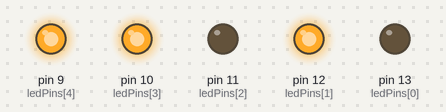
Simulated run of this sketch. Board: Arduino Uno, built with avr-gcc and run on an emulated ATmega328P. On the bench: output pins drawn as LEDs (lit = HIGH).

Above: at 0.1 s.
Timing chart, 0 to 1.6 s (numbered marks = the images above):
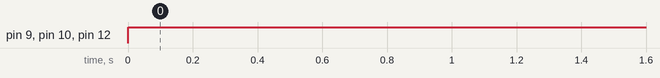

The sketch:

Basic-bitRead.ino
```cpp
int bitPattern = B00011010;
const byte numPin = 5;
const int ledPins[5] = {13, 12, 11, 10, 9};
void setup()
{
    Serial.begin(9600);
    for (int i = 0; i <= 5; i++)
    {
        pinMode(ledPins[i], OUTPUT);
    }
}

void loop()
{
    boolean isBitSet;
    for (int led = 0; led < 5; led++)
    {
        isBitSet = bitRead(bitPattern, led);
        digitalWrite(ledPins[led], isBitSet);
    }
}
```

Measured:
- by itself, pin 9 (ledPins[4]), pin 10 (ledPins[3]), pin 12 (ledPins[1]): LOW → HIGH at 0.00 s
